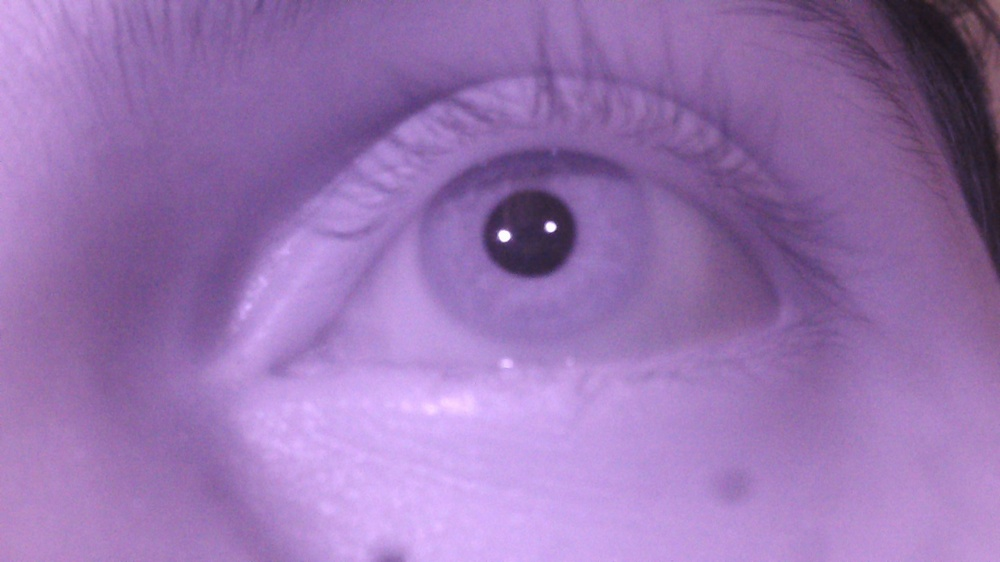
#> input picture Eye/After_filter.jpg, 1000 x 562 px, shrunk from 1920 x 1080 before the run
$ python single.py
#> lines starting #> are read from the running program, lines starting #| are printed output that depends on the picture; after the words box and inside, x2 and y2 are one past the last pixel; in counts of white or black regions, pixels touching at a corner belong together
import cv2
import numpy as np

eye = cv2.CascadeClassifier('haarcascade_eye.xml')

#img = cv2.imread("test2.jpg")
img = cv2.imread("After_filter.jpg")
#> img is the input picture: shape (562, 1000, 3); mean B, G, R 177.5, 115.5, 152.4
gray_image = cv2.cvtColor(img, cv2.COLOR_BGR2GRAY)
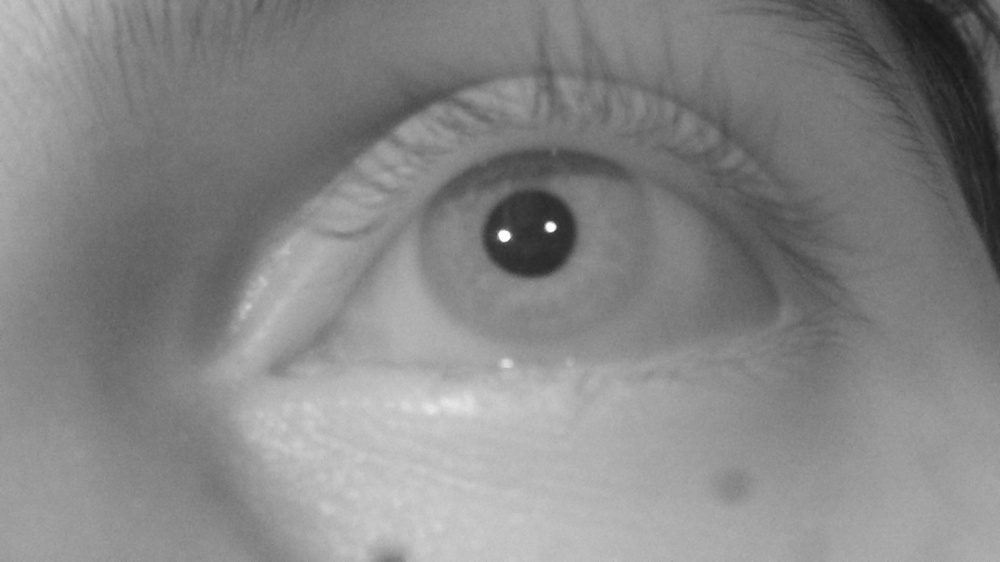
#> gray_image: shape (562, 1000); min 23, max 255, mean 133.6

eyes = eye.detectMultiScale(gray_image, 1.2, 10)
#> eyes = [[423, 136, 197, 197]]
for (x,y,w,h) in eyes:
    img = cv2.rectangle(img, (x,y),(x+w, y+h), (255, 0,0), 5 )
    cropped_image = gray_image[y:y+h, x:x+w]
#> this loop made 1 pass
#> pass 1, `img = cv2.rectangle(img, (x,y),(x+w, y+h), (255, 0,0), 5 )`:
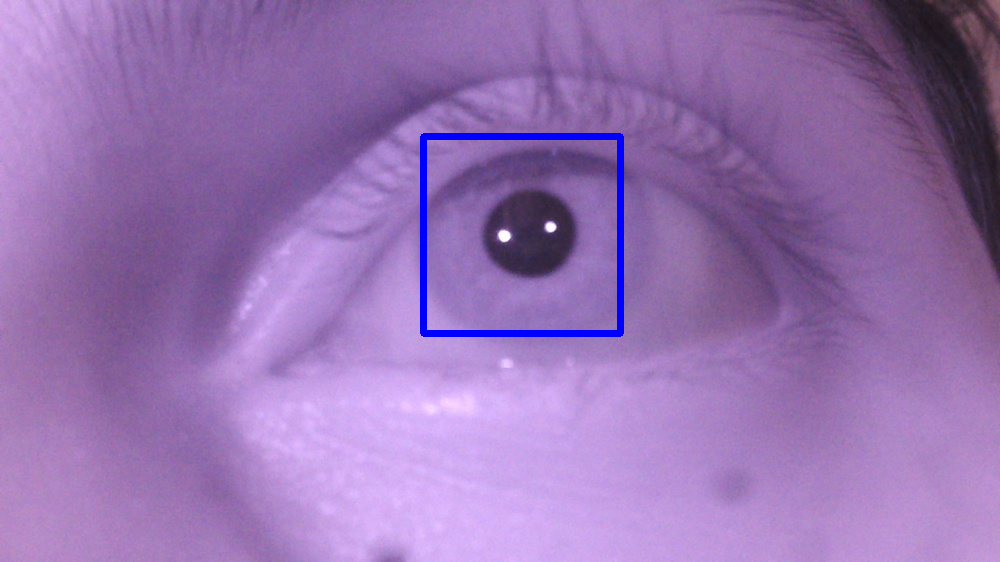
#> img: shape (562, 1000, 3); 0.98% of pixels changed, all inside (x1, y1, x2, y2) = (420, 133, 624, 337)
#> pass 1, `cropped_image = gray_image[y:y+h, x:x+w]`:
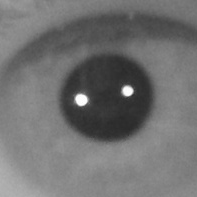
#> cropped_image: shape (197, 197); min 41, max 255, mean 113.2

ret,thresh1 = cv2.threshold(cropped_image,200,255,cv2.THRESH_BINARY)
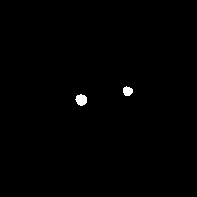
#> thresh1: shape (197, 197); 0.47% white; 2 white regions, box (x1, y1, x2, y2) and area: (75, 94, 87, 106) 105, (123, 86, 133, 96) 76
#ret,thresh1 = cv2.threshold(cropped_image,60,255,cv2.THRESH_BINARY_INV)

#cv2.imshow("baic", img)
cv2.imshow("canny", thresh1)
cv2.imshow("Image2", cropped_image)
cv2.waitKey(0)
